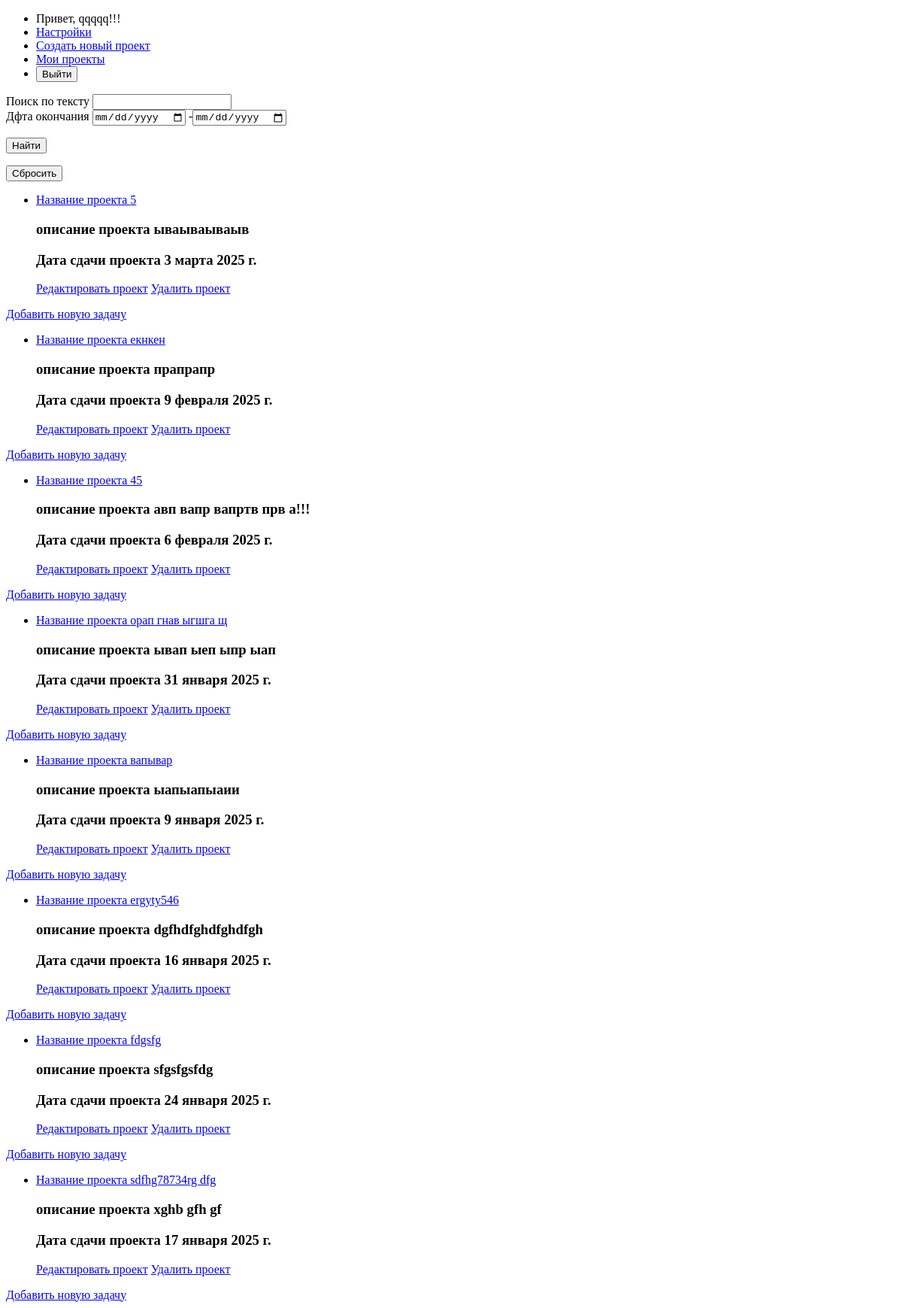
The app's page /MyProject (signed in), older data.
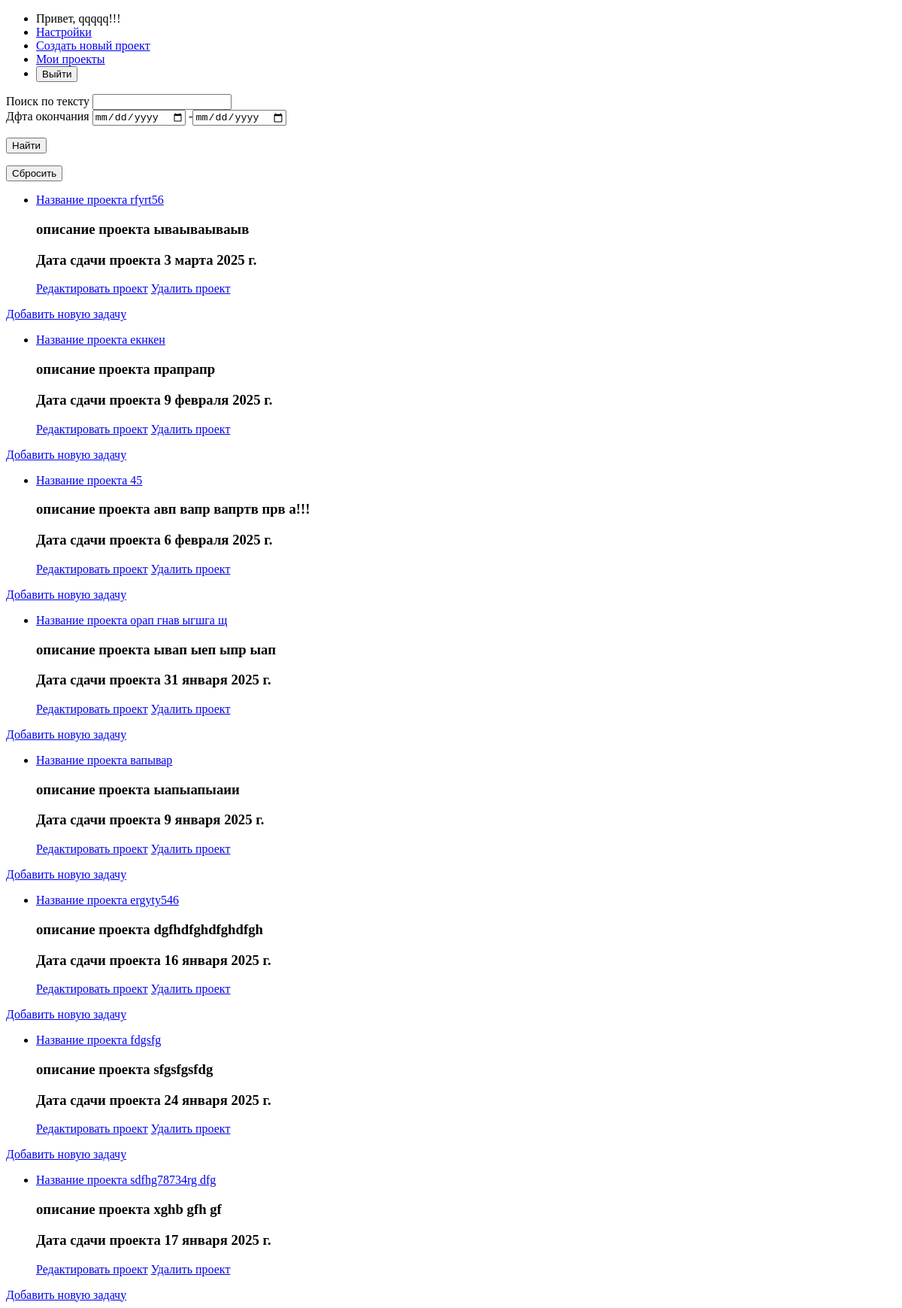
The same page, newer data.
### TM/models.py (models this page shows, shortened)
class Project(models.Model):
    name = models.CharField(max_length = 255, unique = True, verbose_name = 'Название проекта')
    description = models.TextField(verbose_name = 'Описание проекта')
    end_date = models.DateField(verbose_name = 'Дфта окончания')
    creator = models.ForeignKey(User, on_delete = models.CASCADE, related_name = 'created_projects', verbose_name = 'Создатель')
    date_creation = models.DateTimeField(auto_now_add=True, verbose_name = 'Дата создания')
    class Meta:
        verbose_name = 'Проект'
        verbose_name_plural = 'Проекты'

### TM/views.py (the view)
# urls.py: path('MyProject', views.my_project, name = 'my_project'),
def my_project(request):
    if request.user.is_authenticated:
        check = Project.objects.filter(creator = request.user).exists()
        queryset = Project.objects.filter(creator = request.user)
        filter = Project_filter(request.GET, queryset=queryset)
        myproject = filter.qs
        return render(request, 'TM/my_project.html', {'myproject': myproject, 'filter': filter, 'check': check})

### templates/TM/my_project.html (shortened to what this page needs)
{% extends 'TM/base.html' %}
{% block content %}
    <form method="get">
        <div>
            <div>
                <label for="{{ filter.form.name.id_for_label }}">{{ filter.form.name.label }}</label>
                {{ filter.form.name }}
            </div>
            <div>
                <label for="{{ filter.form.end_date.id_for_label }}">{{ filter.form.end_date.label }}</label>
                {{ filter.form.end_date }}
            </div>
            <p><button type="submit">Найти</button></p>
            <p><a href="{% url 'my_project' %}"><button type="button">Сбросить</button></a></p>
        </div>
    </form>
    {% if check == True %}
        {% if myproject %}
            {% for project in myproject %}
                <div>
                    <ul>
                        <li>
                            <a href = "{% url 'my_project_task' project.name %}"> Название проекта {{ project.name }} </a>
                            <h3>описание проекта {{ project.description }} </h3>
                            <h3>Дата сдачи проекта {{ project.end_date }} </h3>
                        </li>
                        <a href = "{% url 'edit_project' project.id %}">Редактировать проект</a>
                        <a href = "{% url 'delete_project' project.id %}">Удалить проект</a>
                    </ul>
                    <a href = "{% url 'new_task' project.name %}">Добавить новую задачу</a>
                </div>
            {% endfor %}
        {% else %}
            <p>поиск ничего не выдал</p>
        {% endif %}
    {% else %}
        <p>У вас нет назначанных задач!!!</p>
    {% endif %}
{% endblock %}

Row changes from the older to the newer data that the page shows:
changed Project "ываываываыв": name "5" → "rfyrt56"
